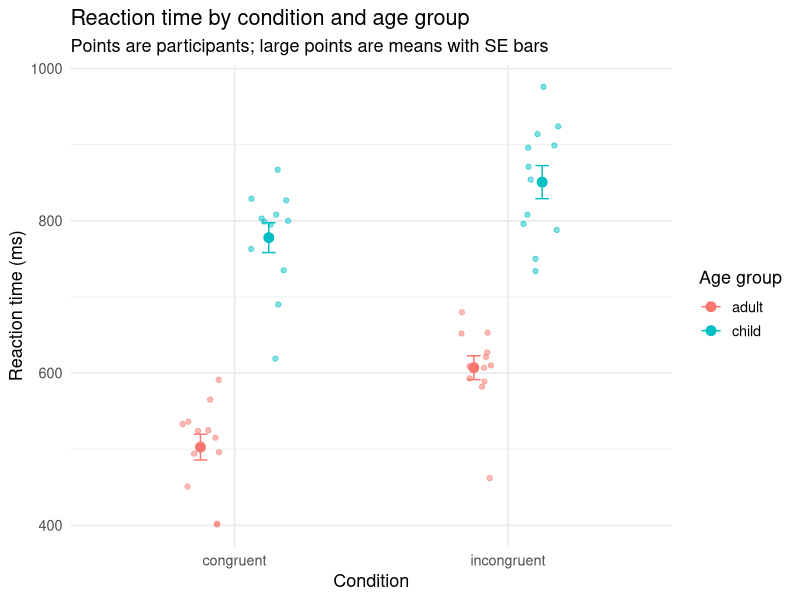
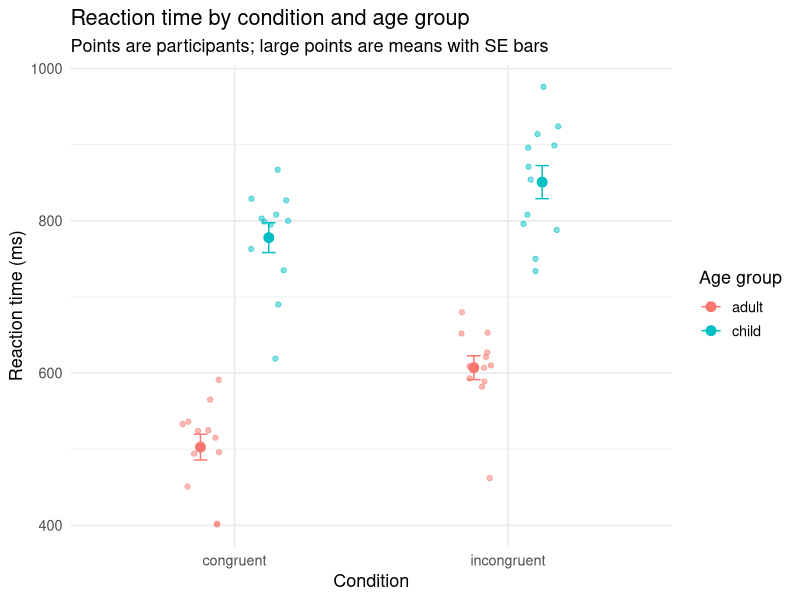

These figures' R source, in order:
# 03-first-script.R -----------------------------------------------------------
# Your first real analysis script: read data, summarize it, plot it, save the
# plot. This is the shape almost every script in this course will take.
#
# Two ways to run it:
#   - One line at a time: put your cursor on a line and press
#     Cmd+Enter (Mac) / Ctrl+Enter (Windows). Best for learning.
#   - All at once: click "Source" at the top of this pane.

# Load packages ---------------------------------------------------------------
library(tidyverse)

# Read the data ---------------------------------------------------------------
# The path is relative to the project folder, NOT to your personal computer.
# Never use setwd() -- it breaks the moment someone else opens your code.
rt_data <- read_csv("data/example_rt_data.csv", show_col_types = FALSE)

# Look at it ------------------------------------------------------------------
glimpse(rt_data)   # structure: rows, columns, types
head(rt_data)      # first few rows

# These are simulated data from a made-up Stroop-like task:
#   participant  anonymous ID
#   age_group    child or adult
#   condition    congruent or incongruent trials
#   rt_ms        mean reaction time in milliseconds
#   accuracy     1 = correct, 0 = incorrect

# Summarize -------------------------------------------------------------------
# The pipe |> reads as "and then": take rt_data, and then group it, and then
# summarize it.
condition_means <- rt_data |>
  group_by(age_group, condition) |>
  summarise(
    n       = n(),
    mean_rt = mean(rt_ms),
    sd_rt   = sd(rt_ms),
    .groups = "drop"
  )

print(condition_means)

# Plot ------------------------------------------------------------------------
rt_plot <- ggplot(rt_data, aes(x = condition, y = rt_ms, color = age_group)) +
  geom_point(
    position = position_jitterdodge(jitter.width = .15, dodge.width = .5),
    alpha = .5
  ) +
  stat_summary(
    fun = mean, geom = "point",
    size = 3, position = position_dodge(width = .5)
  ) +
  stat_summary(
    fun.data = mean_se, geom = "errorbar",
    width = .1, position = position_dodge(width = .5)
  ) +
  labs(
    title = "Reaction time by condition and age group",
    subtitle = "Points are participants; large points are means with SE bars",
    x = "Condition", y = "Reaction time (ms)", color = "Age group"
  ) +
  theme_minimal(base_size = 13)

rt_plot   # shows up in the Plots pane at the bottom right

# Save the plot ---------------------------------------------------------------
# Saving to a file (instead of copy-pasting from the Plots pane) is what makes
# a figure reproducible: rerun the script, get the identical figure.
ggsave("figures/rt_by_condition.png", rt_plot, width = 6, height = 4, dpi = 300)

message("Saved figures/rt_by_condition.png")

# Try it yourself -------------------------------------------------------------
# 1. Change the y-axis to accuracy instead of rt_ms. What happens to the plot?
# 2. Add `facet_wrap(~ age_group)` to the plot and rerun it.
# 3. In the summary above, also compute median(rt_ms).
# Then commit your changes in GitHub Desktop -- see docs/github-desktop.md
